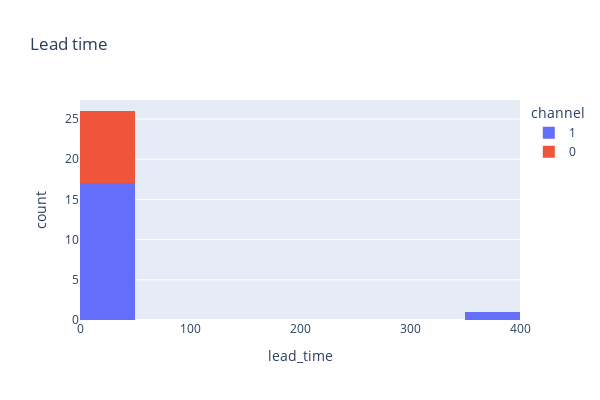

Notebook code cell kept with this figure:
### Code cell
fig = px.histogram(df, x="lead_time", color="channel", title="Lead time", width=600, height=400)
fig.show()

### Figure 1 — Plotly figure (JSON) as saved in the notebook; plotly's stock layout.template omitted (floating-point values rounded to 4 significant figures)
{"data": [{"alignmentgroup": "True", "bingroup": "x", "hovertemplate": "channel=1<br>lead_time=%{x}<br>count=%{y}<extra></extra>", "legendgroup": "1", "marker": {"color": "#636efa"}, "name": "1", "offsetgroup": "1", "orientation": "v", "showlegend": true, "type": "histogram", "x": [366.1, 5.86, 6.099, 8.955, 7.288, 3.996, 6.261, 7.119, 5.42, 4.134, 4.188, 9.002, 10.42, 4.792, 8.167, 10.63, 9.281, 10.0], "xaxis": "x", "yaxis": "y"}, {"alignmentgroup": "True", "bingroup": "x", "hovertemplate": "channel=0<br>lead_time=%{x}<br>count=%{y}<extra></extra>", "legendgroup": "0", "marker": {"color": "#EF553B"}, "name": "0", "offsetgroup": "0", "orientation": "v", "showlegend": true, "type": "histogram", "x": [5.233, 9.182, 6.846, 5.114, 5.123, 4.693, 7.196, 8.406, 5.348], "xaxis": "x", "yaxis": "y"}], "layout": {"barmode": "relative", "height": 400, "legend": {"title": {"text": "channel"}, "tracegroupgap": 0}, "title": {"text": "Lead time"}, "width": 600, "xaxis": {"anchor": "y", "domain": [0, 1], "title": {"text": "lead_time"}}, "yaxis": {"anchor": "x", "domain": [0, 1], "title": {"text": "count"}}}}
